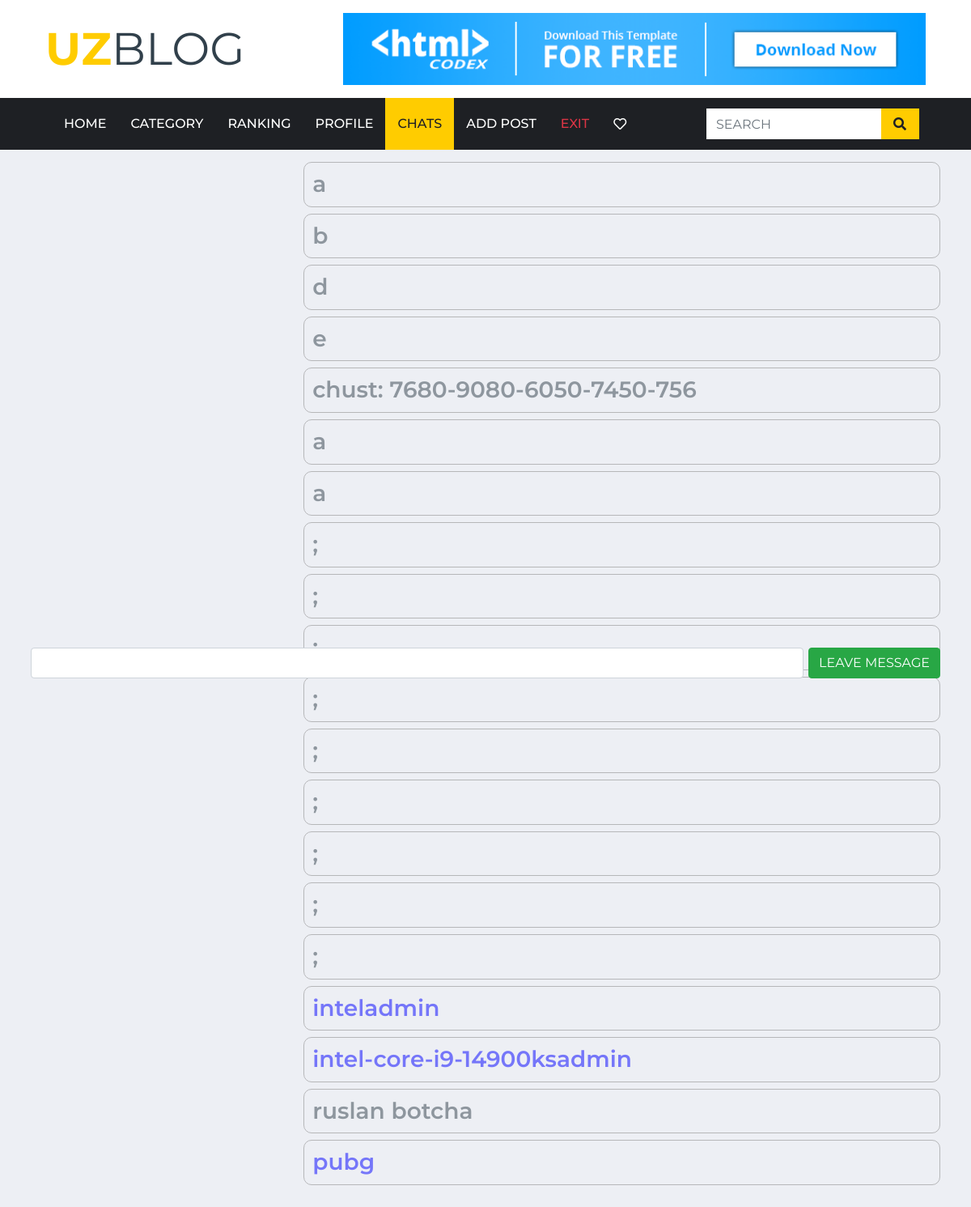
The page /saved_message/ (signed in) on the database as committed earlier.
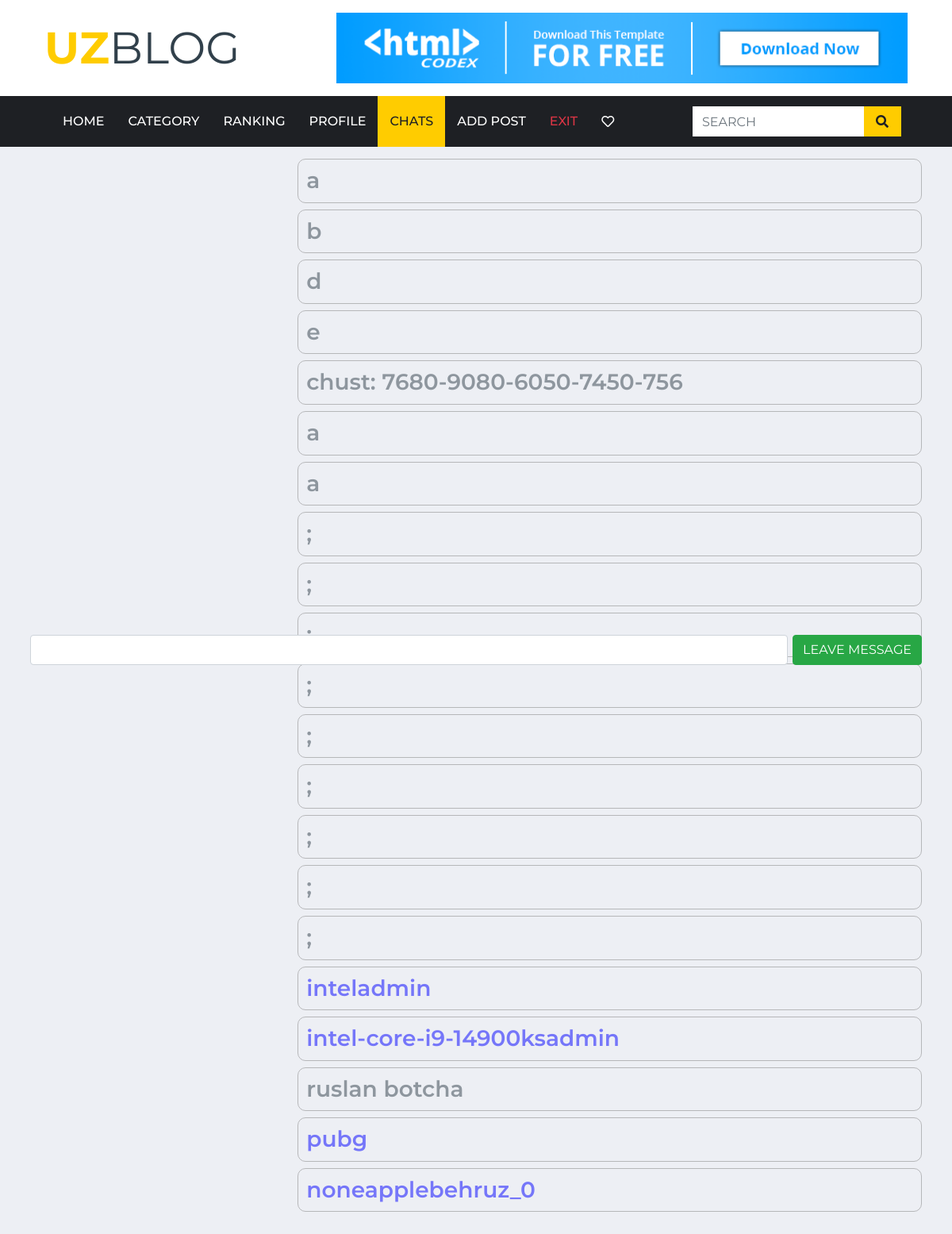
The same page on the database as committed later.
### blog/models.py (models this page shows, shortened)
class Saved(models.Model):
    text = models.CharField(max_length=1000, verbose_name='Saved Message')
    user = models.ForeignKey(User, on_delete=models.CASCADE, related_name='saved')
    is_share = models.BooleanField(default=False, verbose_name='Is share')
    objects = models.Manager()

### blog/views.py (the view)
# urls.py: path('saved_message/', saved_message, name='saved_message'),
def saved_message(request):
    a = request.GET.get('saved')
    if a and request.user.is_authenticated:
        a = Saved.objects.create(text=a, user=request.user)
        a.save()
        return redirect('saved_message')
    messages = Saved.objects.filter(user=request.user)
    context = {
        'title': 'Saved Message',
        'messages': messages
    }
    return render(request, 'saved_message.html', context)

### blog/templates/saved_message.html (shortened to what this page needs)
<!doctype html>
<html lang="en">
<head>
    {% include 'components/link.html' %}
</head>
<body>
<header class="fixed-top">
    {% include 'components/header.html' %}
</header>
<div class="container" style="margin-top:200px; margin-bottom:160px">
    {% for message in messages %}
    <div class="d-flex justify-content-end">
        <div style="width:70%">
            {% if message.is_share == False %}
            <h3 style="border: 1px solid grey; padding:10px; border-radius:10px; opacity: 0.5;">{{ message.text }}
            </h3>
            {% else %}
            <h3 style="border: 1px solid grey; padding:10px; border-radius:10px; opacity: 0.5;"><a style="color:blue" href="{% url 'article_detail' message.text %}">{{ message.text }}</a>
            </h3>
            {% endif %}
        </div>
    </div>
    {% endfor %}
</div>
<div class="container fixed-top" style="margin-top:800px">
    <form action="" method="get">
        <div class="d-flex justify-content-between">
            <div style="width:85%">
                <input type="text" name="saved" class="form-control rounded">
            </div>
            <div>
                <button type="submit" class="btn btn-success rounded">LEAVE MESSAGE</button>
            </div>
        </div>
    </form>
</div>
</body>
</html>

### templates/components/link.html (shortened to what this page needs)
{% load static %}
<link href="https://cdnjs.cloudflare.com/ajax/libs/font-awesome/5.15.0/css/all.min.css" rel="stylesheet">
<link href="{% static 'blog/lib/owlcarousel/assets/owl.carousel.min.css' %}" rel="stylesheet">
<link href="{% static 'blog/lib/owlcarousel/assets/owl.carousel.css' %}" rel="stylesheet">
<link href="{% static 'blog/css/style.css' %}" rel="stylesheet">
<link href="{% static 'blog/css/style.min.css' %}" rel="stylesheet">

### templates/components/header.html (shortened to what this page needs)
{% load static %}
<div class="container-fluid d-none d-lg-block">
    <div class="row align-items-center bg-white py-3 px-lg-5">
        <div class="col-lg-4">
            <a href="{% url 'HomePage' %}" class="navbar-brand p-0 d-none d-lg-block">
                <h1 class="m-0 display-4 text-uppercase text-primary">UZ<span
                        class="text-secondary font-weight-normal">BLOG</span></h1>
            </a>
        </div>
        <div class="col-lg-8 text-center text-lg-right">
            <a href="https://htmlcodex.com"><img class="img-fluid" src="img/ads-728x90.png" alt=""></a>
        </div>
    </div>
</div>
<div class="container-fluid p-0">
    <nav class="navbar navbar-expand-lg bg-dark navbar-dark py-2 py-lg-0 px-lg-5">
        <div class="collapse navbar-collapse justify-content-between px-0 px-lg-3" id="navbarCollapse">
            <div class="navbar-nav mr-auto py-0">
                <a href="{% url 'HomePage' %}" class="nav-item nav-link {% if title == 'HomePage' %}active{% endif %}">Home</a>
                <a href="{% url 'categories' %}"
                   class="nav-item nav-link {% if 'CATEGORY' in title  %}active{% endif %}">Category</a>
                <a href="{% url 'ranking' %}" class="nav-item nav-link {% if title == 'RANKING' %}active{% endif %}">Ranking</a>
                {% if request.user.is_authenticated %}
                <a href="{% url 'profile' %}" class="nav-item nav-link {% if title == 'Profile' %}active{% endif %}">Profile</a>
                <a href="{% url 'chat' %}" class="nav-item nav-link {% if 'Saved Message' == title %}active{% endif %}">Chats</a>
                <a href="{% url 'add_article' %}"
                   class="nav-item nav-link {% if title == 'ADD ARTICLE' %}active{% endif %}">ADD POST</a>
                <a href="{% url 'logout' %}" class="nav-item nav-link text-danger">Exit</a>
                <a href="{% url 'favourite' %}" class="nav-item nav-link fas fa-heart mt-1 {% if title == 'LIKED' %}active{% endif %}"></a>
                {% else %}
                <a href="{% url 'index' %}" class="nav-item nav-link text-success">Login</a>
                {% endif %}
            </div>
            <form action="{% if title != 'ADD CHAT' %}{% url 'search' %}{% endif %}" method="get">
            <div class="input-group ml-auto d-none d-lg-flex" style="width: 100%; max-width: 300px;">
                <input type="text" name="search" class="form-control border-0" placeholder="{% if title != 'ADD CHAT' %}SEARCH{% else %}SEARCH BY USERNAME{% endif %}">
                <div class="input-group-append">
                    <button type="submit" class="input-group-text bg-primary text-dark border-0 px-3"><i
                            class="fa fa-search"></i></button>
                </div>
            </div>
            </form>
        </div>
    </nav>
</div>

Rows that differ between the two databases and show on the page:
added Saved: text "noneapplebehruz_0"
